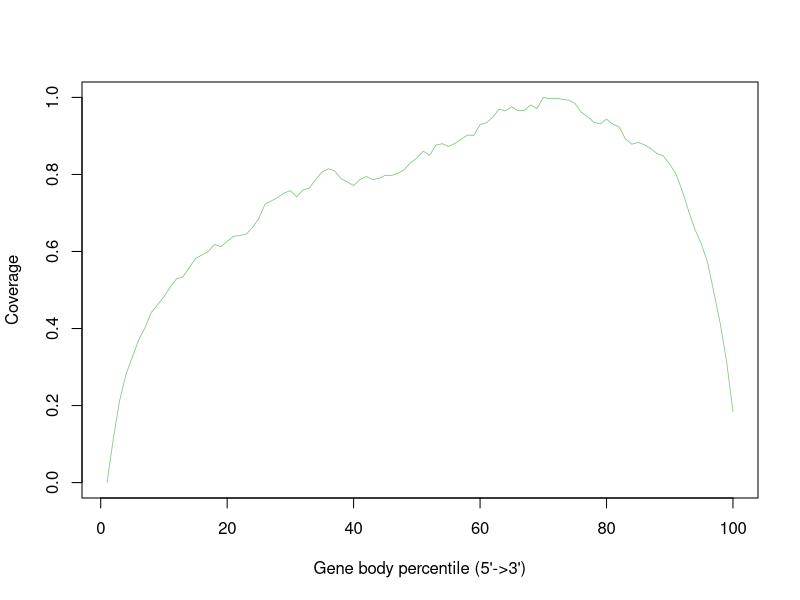

This figure's R source:
ERR458497_sorted <- c(0.0,0.11473855725077767,0.21377573692786253,0.2812620352540364,0.3259072729965931,0.3698711302029329,0.402192267812176,0.44174196415345873,0.46170937638868315,0.48265442156717525,0.5079840023700193,0.5288994223078063,0.53393571322767,0.5579914086801955,0.5818397274477856,0.5909643015849504,0.5998222485557695,0.6182787735150348,0.6125314768182492,0.6263368389868168,0.639253443934232,0.6416530884313435,0.6449414901496074,0.662035254036439,0.6853503184713375,0.7229447489260851,0.7312398163235077,0.7403051399792623,0.7517997333728337,0.7579617834394905,0.7419049029773367,0.7595615464375648,0.7644200859131981,0.7872018960154051,0.806250925788772,0.81469411938972,0.8093023255813954,0.7891275366612354,0.7805065916160568,0.7711153903125463,0.7866390164420086,0.7945489557102652,0.7868463931269442,0.7895719152718116,0.7976596059842986,0.7973929788179529,0.802932898829803,0.8121759739297881,0.830454747444823,0.8425418456524959,0.8605243667604799,0.8493260257739594,0.8758998666864168,0.879988149903718,0.8726410902088579,0.8805214042364095,0.890979114205303,0.9022070804325285,0.9014960746556065,0.9294030513997926,0.9338172122648497,0.9485705821359799,0.9695156273144719,0.9650125907272996,0.9757073026218338,0.9652495926529403,0.9660198489112723,0.9805065916160569,0.9710857650718412,1.0,0.9968893497259665,0.9975114797807733,0.9953488372093023,0.993038068434306,0.9846837505554733,0.9615168123241001,0.9501703451340542,0.935446600503629,0.9312398163235076,0.9434157902532958,0.9302918086209451,0.923270626573841,0.891749370463635,0.8785957635905792,0.8830099244556362,0.8771145015553251,0.866804917789957,0.8540660642867723,0.8481410161457562,0.8265145904310472,0.8005332543326914,0.7565990223670568,0.7042808472818841,0.6568212116723449,0.6194934083839431,0.5707895126647904,0.49213449859280106,0.4119982224855577,0.31384980002962526,0.18391349429714116)


pdf("/home/mashxp/Documents/MyVault/Atlas/LuuLoi_RNA-seq_course/exercise/_data/rseqc/ERR458497/ERR458497.geneBodyCoverage.curves.pdf")
x=1:100
icolor = colorRampPalette(c("#7fc97f","#beaed4","#fdc086","#ffff99","#386cb0","#f0027f"))(1)
plot(x,ERR458497_sorted,type='l',xlab="Gene body percentile (5'->3')", ylab="Coverage",lwd=0.8,col=icolor[1])
dev.off()
